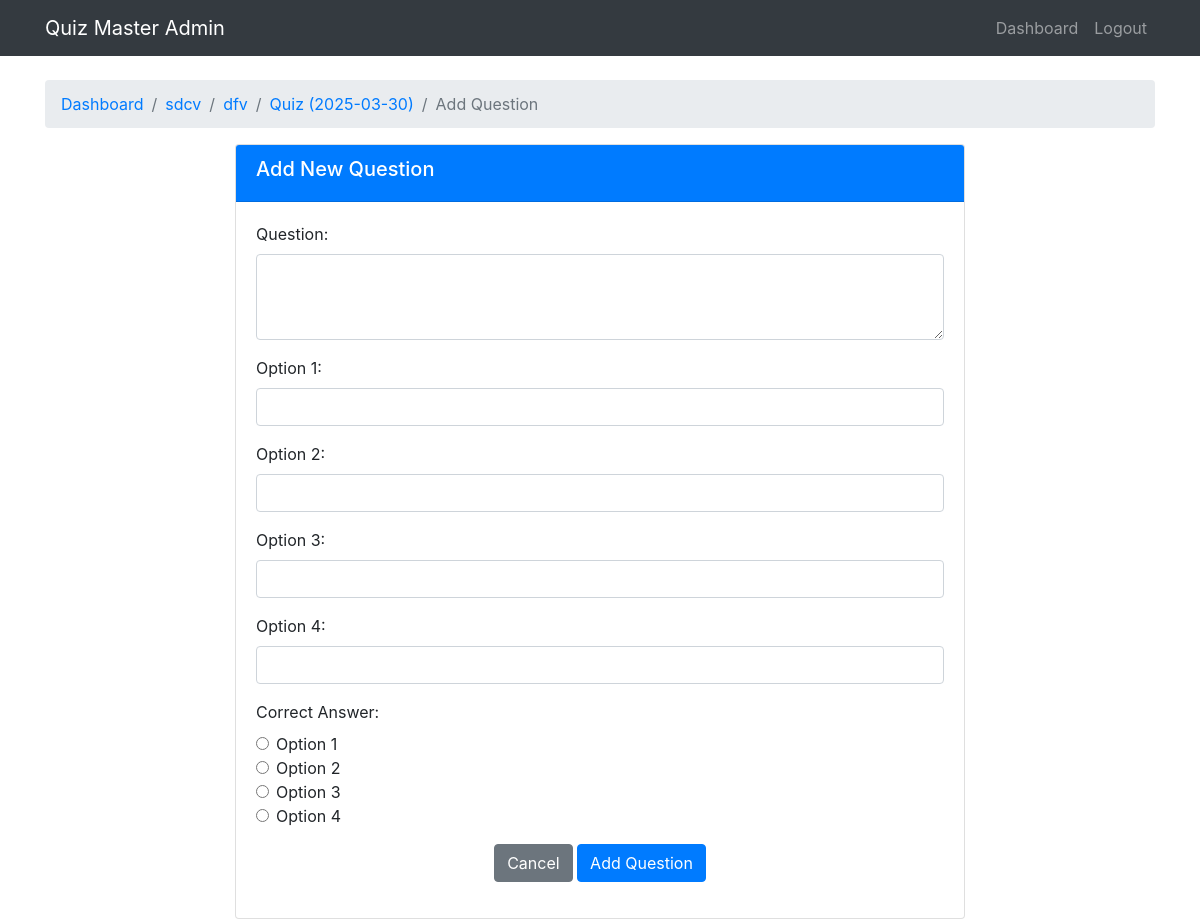
/admin/quiz/1/question/add (signed in), run on the app's committed database.
### models/db_setup.py (models this page shows)
class Subject(db.Model):
    id = db.Column(db.Integer, primary_key=True)
    name = db.Column(db.String(100), nullable=False)
    description = db.Column(db.Text)
    chapters = db.relationship('Chapter', backref='subject', lazy=True, cascade="all, delete-orphan")

class Chapter(db.Model):
    id = db.Column(db.Integer, primary_key=True)
    name = db.Column(db.String(100), nullable=False)
    description = db.Column(db.Text)
    subject_id = db.Column(db.Integer, db.ForeignKey('subject.id'), nullable=False)
    quizzes = db.relationship('Quiz', backref='chapter', lazy=True, cascade="all, delete-orphan")

class Quiz(db.Model):
    id = db.Column(db.Integer, primary_key=True)
    chapter_id = db.Column(db.Integer, db.ForeignKey('chapter.id'), nullable=False)
    date_of_quiz = db.Column(db.Date, nullable=False)
    time_duration = db.Column(db.String(5), nullable=False)  # Format: HH:MM
    remarks = db.Column(db.Text)
    questions = db.relationship('Question', backref='quiz', lazy=True, cascade="all, delete-orphan")
    scores = db.relationship('Score', backref='quiz', lazy=True, cascade="all, delete-orphan")

### controllers/admin.py (the view, shortened to what this page needs)
def add_question(quiz_id):
    if not session.get('is_admin'):
        return redirect(url_for('login'))
    quiz = Quiz.query.get_or_404(quiz_id)
    return render_template('admin/question_form.html', quiz=quiz)

### templates/admin/question_form.html (shortened to what this page needs)
<!DOCTYPE html>
<html lang="en">
<head>
    <link rel="stylesheet" href="https://stackpath.bootstrapcdn.com/bootstrap/4.5.2/css/bootstrap.min.css">
</head>
<body>
    <nav class="navbar navbar-expand-lg navbar-dark bg-dark">
        <div class="container">
            <a class="navbar-brand" href="#">Quiz Master Admin</a>
            <div class="collapse navbar-collapse" id="navbarNav">
                <ul class="navbar-nav ml-auto">
                    <li class="nav-item">
                        <a class="nav-link" href="{{ url_for('admin_dashboard') }}">Dashboard</a>
                    </li>
                    <li class="nav-item">
                        <a class="nav-link" href="{{ url_for('logout') }}">Logout</a>
                    </li>
                </ul>
            </div>
        </div>
    </nav>
    <div class="container mt-4">
        <nav aria-label="breadcrumb">
            <ol class="breadcrumb">
                <li class="breadcrumb-item"><a href="{{ url_for('admin_dashboard') }}">Dashboard</a></li>
                <li class="breadcrumb-item"><a href="{{ url_for('view_chapters', subject_id=quiz.chapter.subject.id) }}">{{ quiz.chapter.subject.name }}</a></li>
                <li class="breadcrumb-item"><a href="{{ url_for('view_quizzes', chapter_id=quiz.chapter.id) }}">{{ quiz.chapter.name }}</a></li>
                <li class="breadcrumb-item"><a href="{{ url_for('view_questions', quiz_id=quiz.id) }}">Quiz ({{ quiz.date_of_quiz.strftime('%Y-%m-%d') }})</a></li>
                <li class="breadcrumb-item active">Add Question</li>
            </ol>
        </nav>
        <div class="row justify-content-center">
            <div class="col-md-8">
                <div class="card">
                    <div class="card-header bg-primary text-white">
                        <h5>Add New Question</h5>
                    </div>
                    <div class="card-body">
                        <form method="POST">
                            <div class="form-group">
                                <label for="question_statement">Question:</label>
                                <textarea class="form-control" id="question_statement" name="question_statement" rows="3" required></textarea>
                            </div>
                            <div class="form-group">
                                <label for="option1">Option 1:</label>
                                <input type="text" class="form-control" id="option1" name="option1" required>
                            </div>
                            <div class="form-group">
                                <label for="option2">Option 2:</label>
                                <input type="text" class="form-control" id="option2" name="option2" required>
                            </div>
                            <div class="form-group">
                                <label for="option3">Option 3:</label>
                                <input type="text" class="form-control" id="option3" name="option3" required>
                            </div>
                            <div class="form-group">
                                <label for="option4">Option 4:</label>
                                <input type="text" class="form-control" id="option4" name="option4" required>
                            </div>
                            <div class="form-group">
                                <label>Correct Answer:</label>
                                <div class="form-check">
                                    <input class="form-check-input" type="radio" name="correct_option" id="option1_radio" value="1" required>
                                    <label class="form-check-label" for="option1_radio">Option 1</label>
                                </div>
                                <div class="form-check">
                                    <input class="form-check-input" type="radio" name="correct_option" id="option2_radio" value="2">
                                    <label class="form-check-label" for="option2_radio">Option 2</label>
                                </div>
                                <div class="form-check">
                                    <input class="form-check-input" type="radio" name="correct_option" id="option3_radio" value="3">
                                    <label class="form-check-label" for="option3_radio">Option 3</label>
                                </div>
                                <div class="form-check">
                                    <input class="form-check-input" type="radio" name="correct_option" id="option4_radio" value="4">
                                    <label class="form-check-label" for="option4_radio">Option 4</label>
                                </div>
                            </div>
                            <div class="form-group text-center">
                                <a href="{{ url_for('view_questions', quiz_id=quiz.id) }}" class="btn btn-secondary">Cancel</a>
                                <button type="submit" class="btn btn-primary">Add Question</button>
                            </div>
                        </form>
                    </div>
                </div>
            </div>
        </div>
    </div>
</body>
</html>

### data on the page
Subject: chapter.subject.name "sdcv"
Chapter: chapter.name "dfv"
Quiz: date_of_quiz "2025-03-30"
